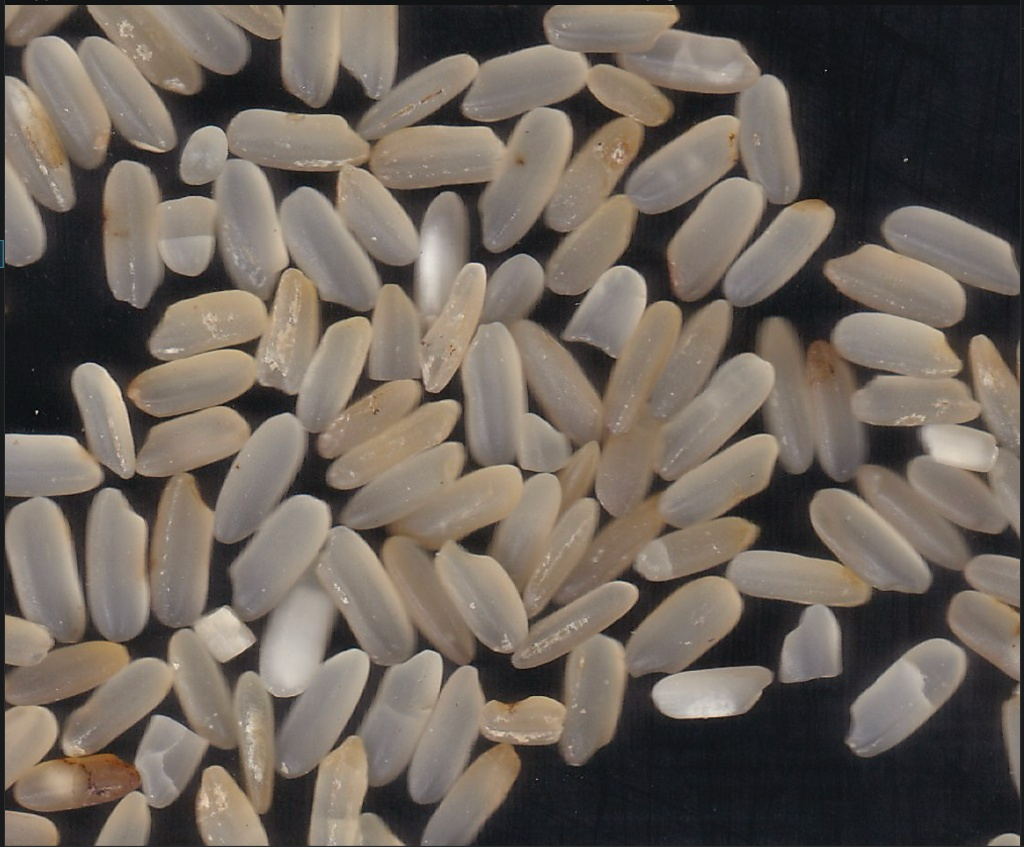
#> input picture InputImage.jpg, 1024 x 847 px
$ jupyter execute --allow-errors 'rice_grain_segmentation_SAM_v2_(2) (1).ipynb'   (shell and % lines are left out)
#> lines starting #> are read from the running program, lines starting #| are printed output that depends on the picture
# 🌾 Rice Grain Segmentation — SAM v2 (Improved)

### Fixes over v1
| Issue in v1 | Fix in v2 |
|---|---|
| Large background blob colored (top-right green) | Tighter `MAX_AREA_FRACTION` + **shape filter** (aspect ratio + solidity) rejects non-grain regions |
| Jagged / harsh grain boundaries | **Mask smoothing**: morphological closing → Gaussian blur → re-threshold |
| Used ViT-B (lighter model) | **ViT-H** by default (best accuracy); auto-falls back to ViT-L if VRAM < 16 GB |
| No background foreground pre-separation | **CLAHE pre-processing** boosts grain-background contrast before SAM |

### Runtime recommendation
- **Colab Free (T4, 15 GB VRAM)**: use `vit_l` — ViT-H may OOM on large images
- **Colab Pro / Pro+ (A100, 40 GB VRAM)**: use `vit_h` ← notebook default
- The notebook auto-detects VRAM and downgrades if needed.

## Step 1 — Install Dependencies

[cell 1]

import torch
print(f"PyTorch  : {torch.__version__}")
print(f"CUDA     : {torch.cuda.is_available()}")
#> (this line was passed over: torch is not available in this run)
#> (the rest of this cell did not finish here and is left out)

## Step 2 — Auto-Select & Download Checkpoint

- **≥ 16 GB VRAM** → ViT-H (~2.4 GB) — best quality
- **< 16 GB VRAM** → ViT-L (~1.2 GB) — still excellent
- Override by setting `FORCE_MODEL_TYPE` below.

[cell 2]
import os

FORCE_MODEL_TYPE = None  # set to "vit_b" / "vit_l" / "vit_h" to override auto-select

CHECKPOINT_URLS = {
    "vit_b": "https://dl.fbaipublicfiles.com/segment_anything/sam_vit_b_01ec64.pth",
    "vit_l": "https://dl.fbaipublicfiles.com/segment_anything/sam_vit_l_0b3195.pth",
    "vit_h": "https://dl.fbaipublicfiles.com/segment_anything/sam_vit_h_4b8939.pth",
}

#> (the rest of this cell did not finish here and is left out)

## Step 3 — Upload & Pre-process Input Image

**CLAHE** (Contrast Limited Adaptive Histogram Equalization) is applied to the luminance channel to boost grain-boundary contrast before SAM sees the image. This helps separate grains from the dark background more reliably.

[cell 3]
from google.colab import files
import cv2
import numpy as np
import matplotlib.pyplot as plt

print("Upload your rice grain image (JPG or PNG):")
uploaded = files.upload()
#> the answer given: InputImage.jpg
input_filename = list(uploaded.keys())[0]
print(f"Loaded: {input_filename}")

image_bgr = cv2.imread(input_filename)
#> image_bgr is the input picture: shape (847, 1024, 3); mean B, G, R 90.2, 98.9, 108.4
image_rgb = cv2.cvtColor(image_bgr, cv2.COLOR_BGR2RGB)
H, W = image_rgb.shape[:2]
#> H = 847; W = 1024
print(f"Image shape: {H} x {W}")
#| Image shape: 847 x 1024

# ── CLAHE pre-processing ─────────────────────────────────────────────────────
# Operate in LAB color space so only luminance is equalized
lab = cv2.cvtColor(image_bgr, cv2.COLOR_BGR2LAB)
#> lab: shape (847, 1024, 3); mean of channels 0, 1, 2 105.9, 130.3, 133.9
clahe = cv2.createCLAHE(clipLimit=2.5, tileGridSize=(8, 8))
lab[:, :, 0] = clahe.apply(lab[:, :, 0])
#> lab: shape (847, 1024, 3); mean of channels 0, 1, 2 116.5, 130.3, 133.9
enhanced_bgr = cv2.cvtColor(lab, cv2.COLOR_LAB2BGR)
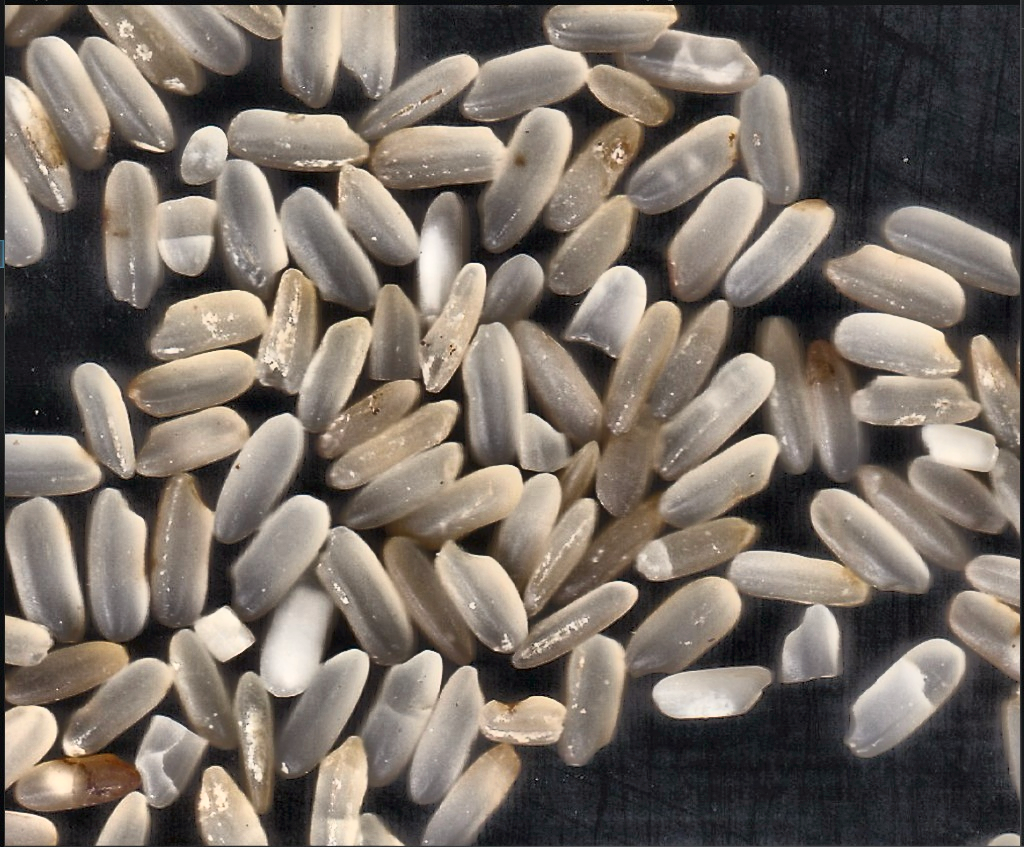
#> enhanced_bgr: shape (847, 1024, 3); mean B, G, R 101.2, 110.1, 119.8
enhanced_rgb = cv2.cvtColor(enhanced_bgr, cv2.COLOR_BGR2RGB)

fig, axes = plt.subplots(1, 2, figsize=(16, 6))
axes[0].imshow(image_rgb);  axes[0].set_title("Original");  axes[0].axis("off")
axes[1].imshow(enhanced_rgb); axes[1].set_title("CLAHE Enhanced (fed to SAM)"); axes[1].axis("off")
plt.tight_layout(); plt.show()
#> after `plt.tight_layout()`:
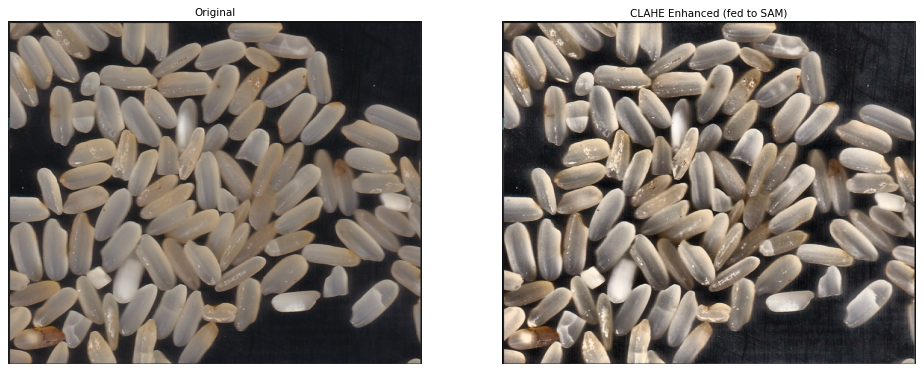
#> figure drawn by matplotlib, 2 panels

## Step 4 — Load SAM & Configure Mask Generator

### Key parameter changes vs v1

| Parameter | v1 | v2 | Reason |
|---|---|---|---|
| `points_per_side` | 64 | **96** | Denser grid → fewer missed grains |
| `pred_iou_thresh` | 0.80 | **0.86** | Stricter — cuts spurious background masks |
| `stability_score_thresh` | 0.90 | **0.92** | Stricter stability |
| `box_nms_thresh` | default | **0.55** | Less aggressive NMS → preserves overlapping grains |
| `crop_n_layers` | 1 | **2** | Two crop passes → better edge-grain recall |

[cell 4]
from segment_anything import sam_model_registry, SamAutomaticMaskGenerator

#> (the rest of this cell did not finish here and is left out)

## Step 5 — Run Inference

[cell 5]
import time

print("Running SamAutomaticMaskGenerator on CLAHE-enhanced image...")
print("(~60–120 s on T4/A100 with vit_h/vit_l)")
t0 = time.time()

#> (the rest of this cell did not finish here and is left out)

## Step 6 — Filter Masks with Shape Constraints

**v2 adds shape-based filtering** beyond just area:

| Filter | What it removes |
|---|---|
| `area` bounds | Background blobs (too large) and dust (too small) |
| **Aspect ratio** | Perfectly square or near-circular masks (background corners, reflections) |
| **Solidity** | Highly irregular, non-convex blobs (not grain-shaped) |

Rice grains are elongated ellipses → aspect ratio typically 1.5–7, solidity > 0.75.

[cell 6]
from scipy.ndimage import label as scipy_label

total_pixels = H * W
#> total_pixels = 867328

# ── Tunable thresholds ───────────────────────────────────────────────────────
MIN_AREA          = 300     # px² — dust/noise floor
MAX_AREA_FRACTION = 0.04    # ← tightened from 0.15 to 4% of image
MIN_ASPECT_RATIO  = 1.3     # grains are elongated (short/fat threshold)
MAX_ASPECT_RATIO  = 9.0     # reject impossibly thin slivers
MIN_SOLIDITY      = 0.72    # reject very irregular blobs
# ────────────────────────────────────────────────────────────────────────────

MAX_AREA = int(total_pixels * MAX_AREA_FRACTION)
#> MAX_AREA = 34693

# [22 lines left out: function get_shape_features, not called in this run]


filtered_masks = []
rejected_reasons = {"too_small": 0, "too_large": 0, "aspect": 0, "solidity": 0}

#> (the rest of this cell did not finish here and is left out)

## Step 7 — Smooth Mask Boundaries

**v2 boundary smoothing pipeline per mask:**
1. `cv2.morphologyEx` with `MORPH_CLOSE` — fills small holes and gaps inside the grain
2. Gaussian blur on the float mask → creates soft alpha edge
3. Re-threshold at 0.5 → clean smooth binary boundary

This removes the jagged staircase edges from v1 and produces soft, rounded grain outlines matching the reference output.

[cell 7]
# [30 lines left out: function smooth_mask, not called in this run]


# Apply smoothing to all filtered masks
print("Smoothing mask boundaries...")
for m in filtered_masks:
    m["segmentation"] = smooth_mask(
        m["segmentation"],
        close_ksize=7,   # increase to 9/11 for thicker grains
        blur_ksize=11    # increase for softer edges
    )

print(f"Done — {len(filtered_masks)} masks smoothed.")

## Step 8 — Colorize & Build Output Canvas

[cell 8]
def generate_distinct_colors(n: int, seed: int = 42) -> np.ndarray:
    """
    Generate n visually distinct, saturated RGB colors using evenly-spaced
    hues in HSV space with forced high saturation and brightness.
    Shuffled so spatially adjacent grains contrast strongly.
    """
#> called with n = 0, seed = 42
    rng = np.random.default_rng(seed)
    colors = []
    for i in range(n):
        hue = (i / n + rng.uniform(-0.015, 0.015)) % 1.0
        sat = rng.uniform(0.75, 1.0)
        val = rng.uniform(0.80, 1.0)
        h6 = hue * 6
        ih = int(h6)
        f  = h6 - ih
        p, q, t = val*(1-sat), val*(1-sat*f), val*(1-sat*(1-f))
        rgb = [(val,t,p),(q,val,p),(p,val,t),(p,q,val),(t,p,val),(val,p,q)][ih % 6]
        colors.append([int(rgb[0]*255), int(rgb[1]*255), int(rgb[2]*255)])
    rng.shuffle(colors)
    return np.array(colors, dtype=np.uint8)


# Paint: largest masks first, smallest last (smaller grains on top)
ordered = sorted(filtered_masks, key=lambda m: m["area"], reverse=True)
colors  = generate_distinct_colors(len(ordered))

canvas = np.zeros((H, W, 3), dtype=np.uint8)   # black background

for idx, mask_data in enumerate(ordered):
    canvas[mask_data["segmentation"]] = colors[idx % len(colors)]

print(f"Canvas built — {len(ordered)} grains painted.")

## Step 9 — Visualize

[cell 9]
fig, axes = plt.subplots(1, 2, figsize=(18, 8))

axes[0].imshow(image_rgb)
axes[0].set_title("Input: Raw Scanned Image", fontsize=14, fontweight="bold")
axes[0].axis("off")

axes[1].imshow(canvas)
#> (the rest of this cell did not finish here and is left out)

## Step 10 — Save & Download

[cell 10]
from PIL import Image

output_path = "segmented_rice_SAM_v2.png"
Image.fromarray(canvas).save(output_path)
print(f"Saved: {output_path}")

files.download(output_path)
files.download("comparison_v2.png")
